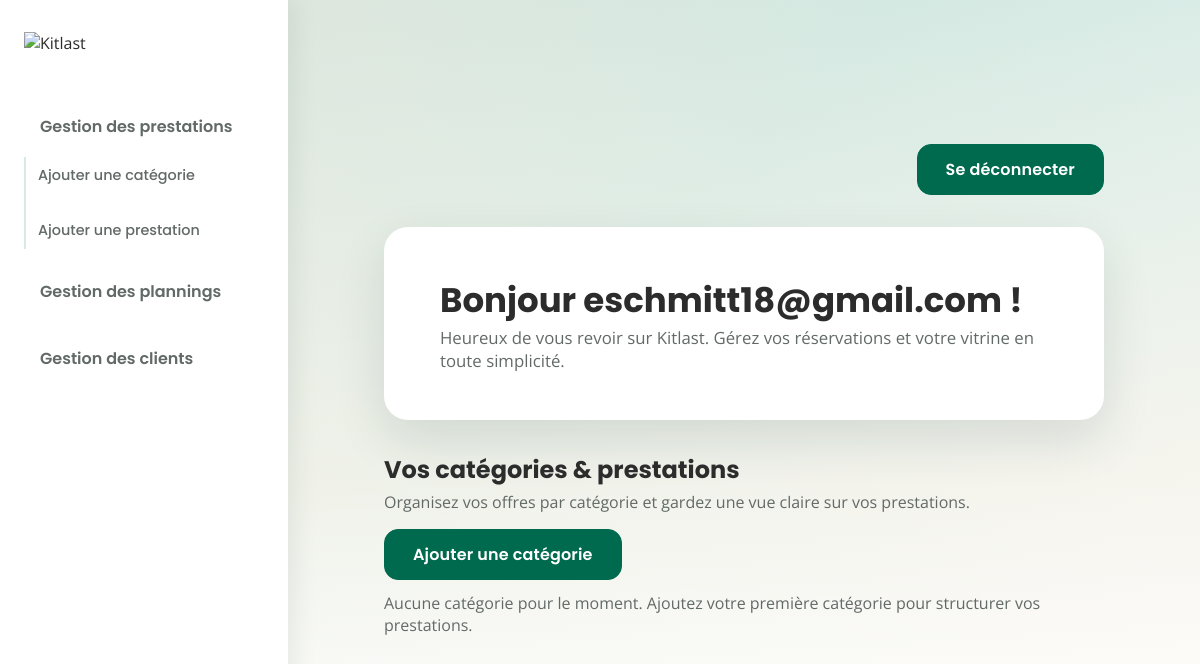
Before: /?section=services (signed in) with the older database file.
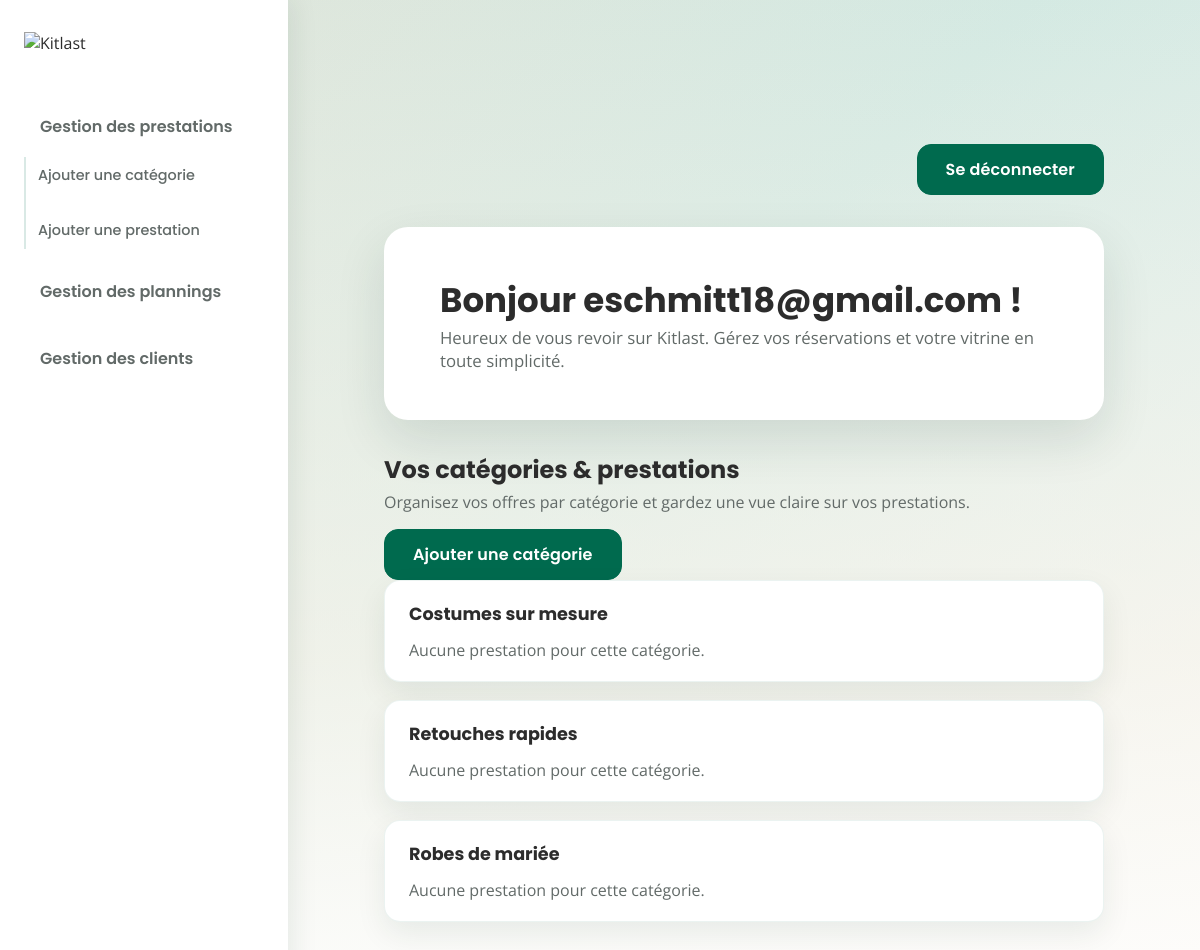
After: the same page with the newer database file.
### users/models.py (models this page shows, shortened)
class User(AbstractBaseUser, PermissionsMixin):
    email = models.EmailField("email address", unique=True)
    first_name = models.CharField(max_length=150, blank=True)
    last_name = models.CharField(max_length=150, blank=True)
    is_staff = models.BooleanField(default=False)
    is_active = models.BooleanField(default=True)
    date_joined = models.DateTimeField(default=timezone.now)
    objects = UserManager()
    USERNAME_FIELD = "email"
    REQUIRED_FIELDS = []

### accounts/models.py (models this page shows, shortened)
class Category(models.Model):
    name = models.CharField(max_length=100, unique=True)
    created_at = models.DateTimeField(auto_now_add=True)
    class Meta:
        ordering = ["name"]

### accounts/views.py (the view, shortened to what this page needs)
# urls.py: path("", views.dashboard, name="dashboard"),
@login_required
def dashboard(request):
    section = request.GET.get("section", "overview")
    show_category_form = request.GET.get("show") == "category-form"
    categories = Category.objects.prefetch_related("services").all()
    category_form = CategoryForm()
    context = {
        "section": section,
        "categories": categories,
        "category_form": category_form,
        "show_category_form": show_category_form,
    }
    return render(request, "accounts/dashboard.html", context)

### templates/accounts/dashboard.html (shortened to what this page needs)
{% extends "base.html" %}
{% block content %}
  <div class="kitlast-dashboard-layout">
    <aside class="kitlast-dashboard-sidebar">
      <div class="kitlast-dashboard-sidebar__logo">
        <img src="https://kitlast.com/wp-content/uploads/2025/08/kitlast-200-x-100-px.svg" alt="Kitlast" />
      </div>
      <nav class="kitlast-dashboard-sidebar__nav" aria-label="Menu du tableau de bord">
        <ul>
          <li>
            <button type="button" class="kitlast-dashboard-sidebar__toggle" data-section-target="services" aria-expanded="{% if section == 'services' %}true{% else %}false{% endif %}" aria-controls="services-subnav">Gestion des prestations</button>
            <ul id="services-subnav" class="kitlast-dashboard-sidebar__subnav" {% if section != 'services' %}hidden{% endif %}>
              <li><a href="{% url 'dashboard' %}?section=services&show=category-form" data-action="show-category-form">Ajouter une catégorie</a></li>
              <li><a href="{% url 'dashboard' %}?section=services" data-action="show-service-form">Ajouter une prestation</a></li>
            </ul>
          </li>
          <li><a href="{% url 'dashboard' %}?section=planning" data-section-target="planning">Gestion des plannings</a></li>
          <li><a href="{% url 'dashboard' %}?section=clients" data-section-target="clients">Gestion des clients</a></li>
        </ul>
      </nav>
    </aside>
    <section class="kitlast-dashboard-area">
      <div class="kitlast-dashboard">
        <div class="kitlast-dashboard__topbar">
          <form method="post" action="{% url 'logout' %}" class="kitlast-form-inline">
            <button type="submit" class="kitlast-button">Se déconnecter</button>
          </form>
        </div>
        <div class="kitlast-card">
          <h1 class="kitlast-dashboard__heading">Bonjour {{ request.user.first_name|default:request.user.email }} !</h1>
          <p class="kitlast-dashboard__subtitle">Heureux de vous revoir sur Kitlast. Gérez vos réservations et votre vitrine en toute simplicité.</p>
        </div>
        <div class="kitlast-dashboard-content" data-active-section="{{ section }}">
          <section class="kitlast-content-section{% if section == 'services' %} is-active{% endif %}" data-section="services">
            <header class="kitlast-section-header">
              <div>
                <h2>Vos catégories & prestations</h2>
                <p class="kitlast-section-header__text">Organisez vos offres par catégorie et gardez une vue claire sur vos prestations.</p>
              </div>
              <button type="button" class="kitlast-button kitlast-button--ghost" data-action="show-category-form">Ajouter une catégorie</button>
            </header>
            <div class="kitlast-category-list">
              {% if categories %}
                <ul>
                  {% for category in categories %}
                    <li>
                      <div class="kitlast-category-list__header">
                        <h3>{{ category.name }}</h3>
                      </div>
                      {% if category.services.all %}
                        <ul class="kitlast-service-list">
                          {% for service in category.services.all %}
                            <li>
                              <span class="kitlast-service-list__name">{{ service.name }}</span>
                              {% if service.price %}<span class="kitlast-service-list__meta">{{ service.price }} €</span>{% endif %}
                              {% if service.duration_minutes %}<span class="kitlast-service-list__meta">{{ service.duration_minutes }} min</span>{% endif %}
                            </li>
                          {% endfor %}
                        </ul>
                      {% else %}
                        <p class="kitlast-empty">Aucune prestation pour cette catégorie.</p>
                      {% endif %}
                    </li>
                  {% endfor %}
                </ul>
              {% else %}
                <p class="kitlast-empty">Aucune catégorie pour le moment. Ajoutez votre première catégorie pour structurer vos prestations.</p>
              {% endif %}
            </div>
          </section>
        </div>
      </div>
    </section>
  </div>
{% endblock %}

### templates/base.html (shortened to what this page needs)
{% load static %}
<!doctype html>
<html lang="fr">
<head>
  <link rel="stylesheet" href="{% static 'css/style.css' %}">
</head>
<body>
  {% block content %}{% endblock %}
</body>
</html>

### static/css/style.css (style rules this page uses)
:root { --brand: #006A4E; --brand-600: #005A42; --brand-300: #338771; --secondary: #3B6F72; --accent: #E07B39; --text: #2C2C2C; --muted: #626A68; --bg-soft: #F5F0E6; --surface: #FFFFFF; --surface-alt: #FAF7F1; --border: #E3E7E4; }
body { font-family: 'Open Sans', sans-serif; background: linear-gradient(135deg, var(--bg-soft) 0%, #E6F4EF 45%, #FFFFFF 100%); color: var(--text); margin: 0; }
h1, h2 { font-family: 'Poppins', sans-serif; margin: 0; }
a { color: var(--brand); text-decoration: none; transition: color 0.18s ease; }
.kitlast-card { background: var(--surface); border-radius: 24px; box-shadow: 0 20px 50px rgba(17, 53, 44, 0.12); padding: 48px 56px; }
.kitlast-dashboard { max-width: 720px; margin: 96px auto; padding: 0 24px; display: flex; flex-direction: column; gap: 32px; }
.kitlast-dashboard__topbar { display: flex; justify-content: flex-end; align-items: center; }
.kitlast-dashboard-layout { min-height: 100vh; display: flex; background: linear-gradient(180deg, rgba(0, 106, 78, 0.08) 0%, rgba(245, 240, 230, 0.6) 60%, #ffffff 100%); }
.kitlast-dashboard-sidebar { flex: 0 0 20%; background: var(--surface); box-shadow: 6px 0 24px rgba(17, 53, 44, 0.08); padding: 32px 24px; display: flex; flex-direction: column; gap: 48px; }
.kitlast-dashboard-sidebar__logo img { width: 160px; max-width: 100%; }
.kitlast-dashboard-sidebar__nav ul { list-style: none; margin: 0; padding: 0; display: flex; flex-direction: column; gap: 18px; }
.kitlast-dashboard-sidebar__nav li { display: flex; flex-direction: column; gap: 6px; }
.kitlast-dashboard-sidebar__toggle { background: transparent; border: none; padding: 12px 16px; border-radius: 12px; font-family: 'Poppins', sans-serif; font-weight: 600; font-size: 1rem; color: var(--muted); text-align: left; cursor: pointer; transition: background 0.18s ease, color 0.18s ease, transform 0.18s ease; }
.kitlast-dashboard-sidebar__nav a { font-family: 'Poppins', sans-serif; font-weight: 600; color: var(--muted); padding: 12px 16px; border-radius: 12px; transition: background 0.18s ease, color 0.18s ease, transform 0.18s ease; display: block; }
.kitlast-dashboard-sidebar__subnav { list-style: none; margin: 8px 0 0; padding: 0 0 0 12px; display: flex; flex-direction: column; gap: 10px; border-left: 2px solid rgba(0, 106, 78, 0.15); }
.kitlast-dashboard-sidebar__subnav a { font-size: 0.9rem; font-weight: 500; color: var(--muted); padding: 8px 12px; border-radius: 10px; }
.kitlast-dashboard-area { flex: 1; display: flex; justify-content: center; padding: 48px 48px 72px; }
.kitlast-dashboard__heading { font-family: 'Poppins', sans-serif; font-size: 2.125rem; }
.kitlast-dashboard__subtitle { color: var(--muted); font-size: 1.05rem; margin: 0; }
.kitlast-form-inline { display: flex; flex-wrap: wrap; align-items: center; gap: 16px; }
.kitlast-dashboard-content { display: flex; flex-direction: column; gap: 32px; }
.kitlast-content-section { display: none; opacity: 0; transform: translateY(12px); transition: opacity 0.2s ease, transform 0.2s ease; }
.kitlast-content-section.is-active { display: block; opacity: 1; transform: translateY(0); }
.kitlast-section-header { display: flex; flex-wrap: wrap; justify-content: space-between; align-items: center; gap: 16px; }
.kitlast-section-header__text { margin: 4px 0 0; color: var(--muted); }
.kitlast-button--ghost { background: transparent; color: var(--brand); border: 1px solid var(--brand); }
.kitlast-category-list ul { list-style: none; margin: 0; padding: 0; display: flex; flex-direction: column; gap: 18px; }
.kitlast-category-list > ul > li { background: var(--surface); border-radius: 16px; padding: 20px 24px; box-shadow: 0 12px 30px rgba(17, 53, 44, 0.08); border: 1px solid rgba(0, 106, 78, 0.08); }
.kitlast-category-list__header h3 { font-family: 'Poppins', sans-serif; font-size: 1.1rem; margin: 0; }
.kitlast-empty { color: var(--muted); margin: 12px 0 0; }
.kitlast-button { background: var(--brand); border: 1px solid var(--brand); border-radius: 14px; color: #fff; cursor: pointer; font-family: 'Poppins', sans-serif; font-size: 1rem; font-weight: 600; letter-spacing: 0.01em; padding: 12px 28px; transition: background 0.18s ease, box-shadow 0.18s ease, transform 0.18s ease; }

Changed rows visible on the page:
added Category: name "Costumes sur mesure", shows "Aucune prestation pour cette catégorie."
added Category: name "Retouches rapides", shows "Aucune prestation pour cette catégorie."
added Category: name "Robes de mariée", shows "Aucune prestation pour cette catégorie."
Other visible differences:
text no longer shown: "Aucune catégorie pour le moment. Ajoutez votre première catégorie pour structurer vos prestations."
